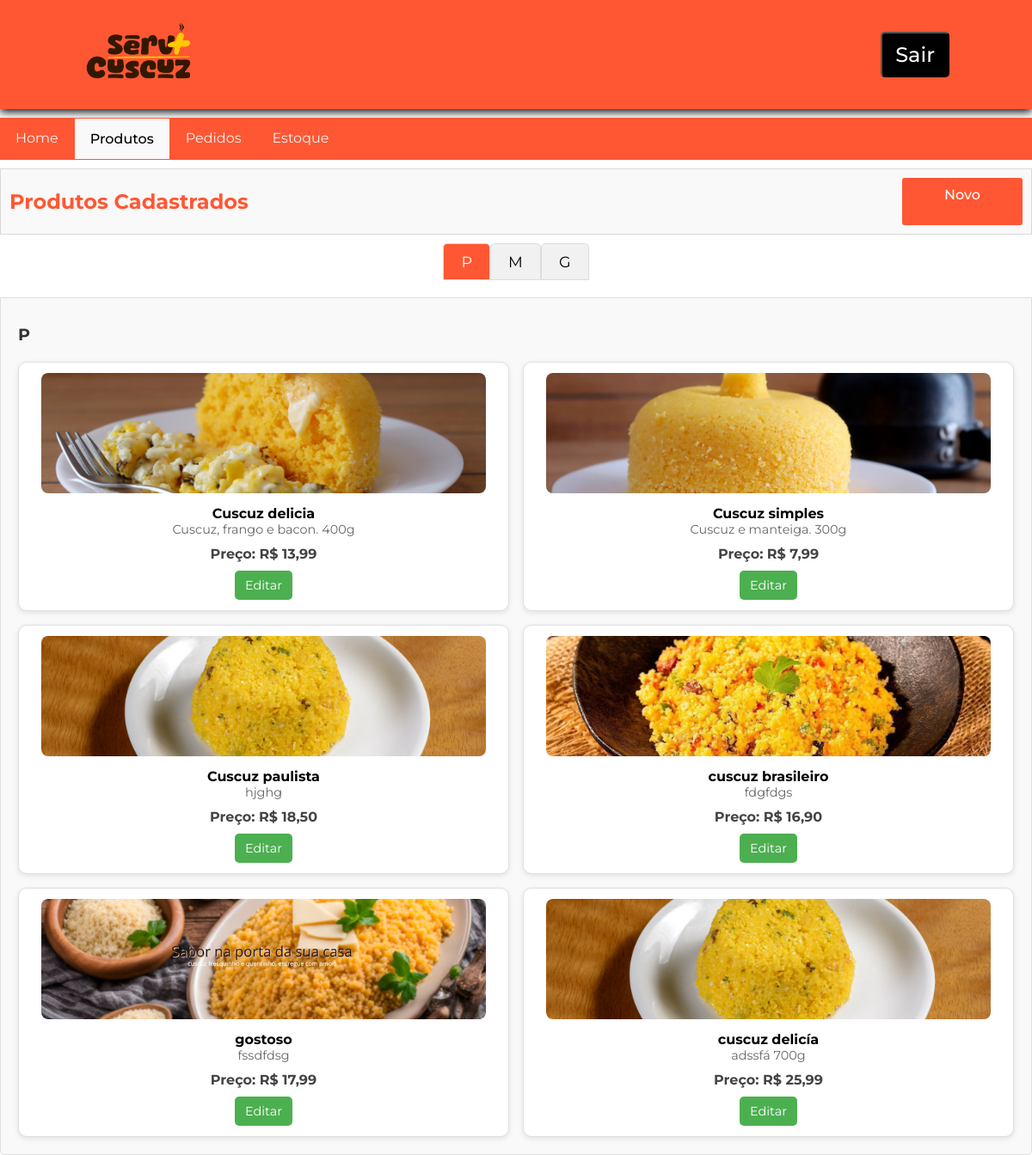
Before: /view/funcionario/produtos.php (signed in) with the older database file.
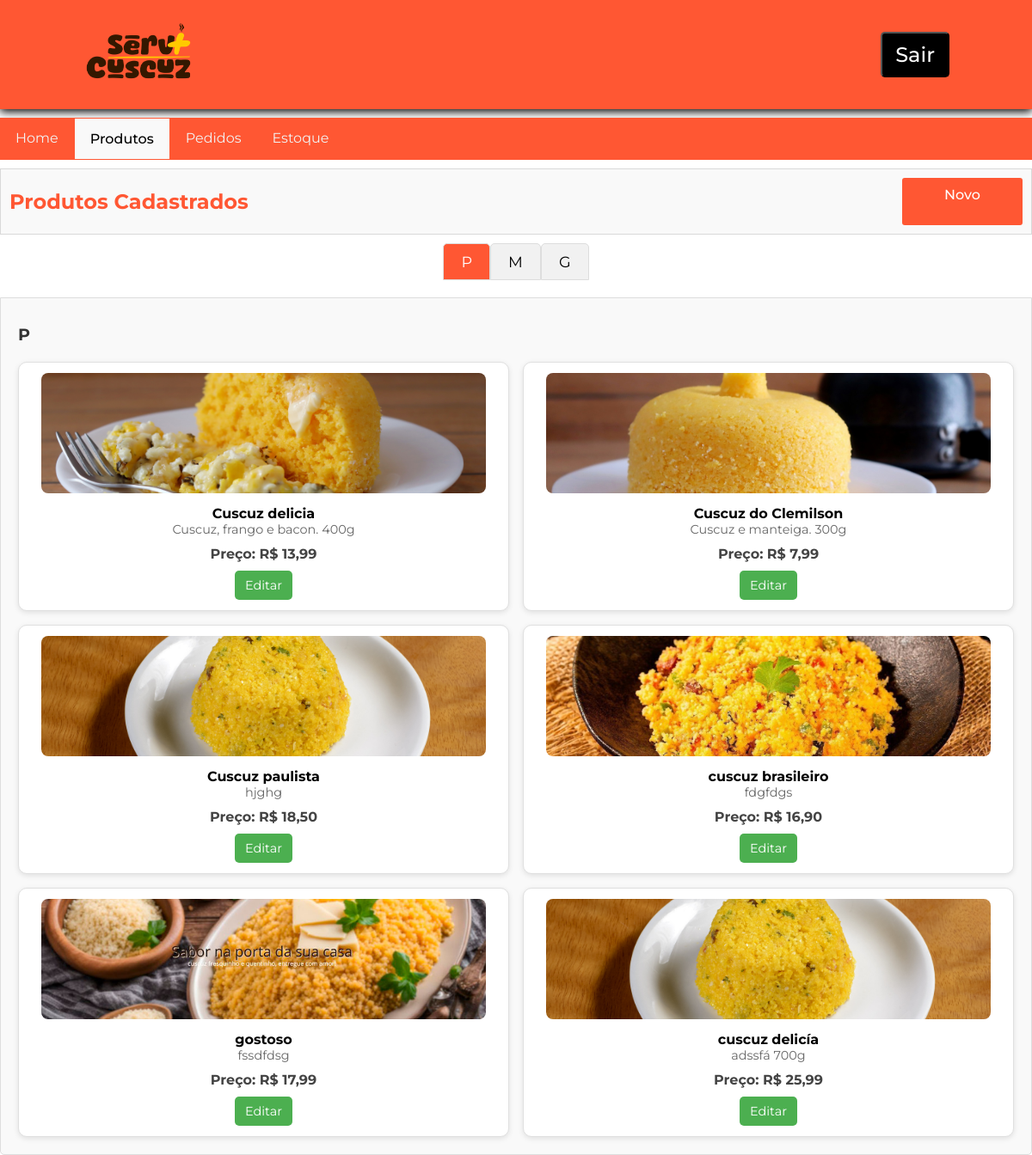
After: the same page with the newer database file.
### tables this page shows
CREATE TABLE `t_produto` (
  `id` int(11) NOT NULL,
  `nome` varchar(255) NOT NULL,
  `descricao` text NOT NULL,
  `imagem` varchar(255) NOT NULL,
  `preco` decimal(10,2) NOT NULL,
  `t_funcionario_id` int(11) DEFAULT NULL,
  `tamanho` varchar(100) NOT NULL,
  `valor_unitario` decimal(10,2) DEFAULT NULL,
  `t_categoria_id` int(11) NOT NULL
);

### model/DAO/src/conexaobd.php (called while the page is built, shortened)
<?php
if (!class_exists('Conexao')) {
    class Conexao {
        private static $conexao;
        public static function getInstance(){
            if (!isset(self::$conexao)) {
                try {
                    $options = array(
                        PDO::ATTR_PERSISTENT => true,
                        PDO::MYSQL_ATTR_INIT_COMMAND => 'SET NAMES utf8mb4',
                        PDO::ATTR_ERRMODE => PDO::ERRMODE_EXCEPTION
                    );
                    self::$conexao = new PDO("mysql:host=localhost;dbname=Serv+Cuscuz", "root", "", $options);
                } catch (PDOException $exc) {
                    echo "Erro ao conectar ao banco: " . $exc->getMessage();
                }
            }
            return self::$conexao;
        }
    }
}

### controller/produto/readProdutoController.php (called while the page is built, shortened)
<?php
require_once __DIR__ . ".../../../model/DAO/produtoDAO.php";
class ReadProdutoController {
    private $produtoDAO;
    public function __construct() {
        $this->produtoDAO = new ProdutoDAO();
    }
    public function getAllProdutos() {
        return $this->produtoDAO->getAllProdutos();
    }
}

### model/DAO/produtoDAO.php (called while the page is built, shortened)
<?php
include "src/conexaobd.php";
require_once __DIR__ . "../../DTO/produtoDTO.php";
class ProdutoDAO {
    private $pdo = null;
    public function __construct() {
        $this->pdo = Conexao::getInstance();
    }
    public function getAllProdutos() {
        try {
            $sql = "SELECT * FROM t_produto";
            $stmt = $this->pdo->query($sql);
            return $stmt->fetchAll(PDO::FETCH_CLASS, "ProdutoDTO");
        } catch (PDOException $e) {
            echo "Erro ao buscar produtos: " . $e->getMessage();
            return [];
        }
    }
}

### model/DTO/produtoDTO.php (called while the page is built, shortened)
<?php
class ProdutoDTO {
    private $nome;
    private $descricao;
    private $imagem;
    private $preco;
    private $tamanho;
    public function getNome() {
        return $this->nome;
    }
    public function getDescricao() {
        return $this->descricao;
    }
    public function getImagem() {
        return $this->imagem;
    }
    public function getPreco() {
        return $this->preco;
    }
    public function getTamanho() {
        return $this->tamanho;
    }
}

### view/funcionario/produtos.php (the view, shortened to what the changed rows need)
<?php
require_once __DIR__ . "../../../controller/produto/readProdutoController.php";
$readProdutoController = new ReadProdutoController();
$produtos = $readProdutoController->getAllProdutos();
?>
<!DOCTYPE html>
<html lang="pt-br">
<head>
    <link rel="stylesheet" href="../../assets/css/headerCadastro.css">
    <link rel="stylesheet" href="../../assets/css/painelControleAdmin.css">
    <link rel="stylesheet" href="../../assets/css/produto/produto.css">
    <link rel="stylesheet" href="../../assets/css/mensagens/mensagens.css">
</head>
<body>
    <section class="section__btnFuncionario novoCuscuz">
        <h2>Produtos Cadastrados</h2>
    </section>
    <main>
    <?php if (empty($produtos)): ?>
        <p>Nenhum produto cadastrado.</p>
    <?php else: ?>
        <div id="P" class="tabcontent">
                <div class="produto-container">
                    <?php foreach ($produtos as $produto): ?>
                        <?php if ($produto->getTamanho() === 'P'): ?>
                            <div class="produto-card">
                                <img src="<?php echo '../../assets/img/' . basename($produto->getImagem()); ?>" alt="<?php echo htmlspecialchars($produto->getNome()); ?>" class="produto-imagem">
                                <h4><?php echo htmlspecialchars($produto->getNome()); ?></h4>
                                <p class="descricao"><?php echo htmlspecialchars($produto->getDescricao()); ?></p>
                                <p class="preco">Preço: R$ <?php echo number_format($produto->getPreco(), 2, ',', '.'); ?></p>
                                <div class="actions">
                                    <form action="../../view/funcionario/editarProduto.php" method="GET" class="form-edit">
                                        <button type="submit" class="btn-edit">Editar</button>
                                    </form>
                                </div>
                            </div>
                        <?php endif; ?>
                    <?php endforeach; ?>
                </div>
            </div>
        <?php endif; ?>
    </main>
</body>
</html>

Changed rows visible on the page:
changed t_produto "Cuscuz e manteiga. 300g": nome "Cuscuz simples" → "Cuscuz do Clemilson"
